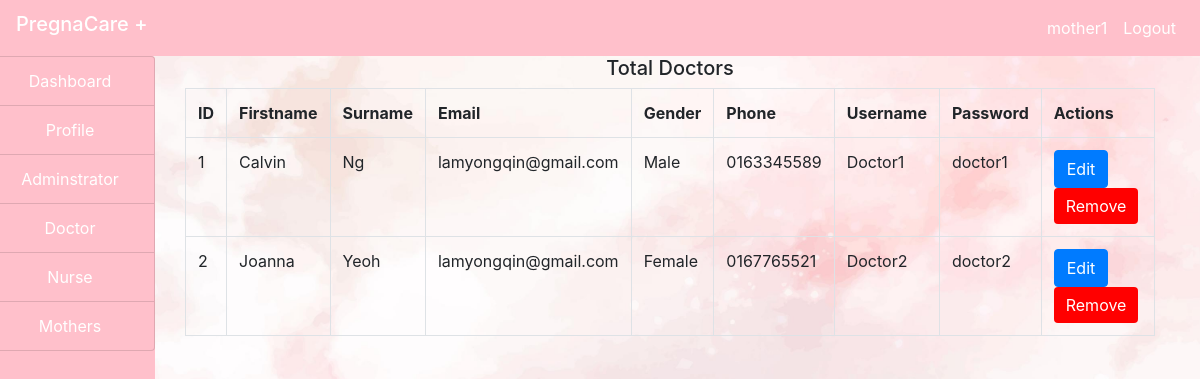
Page /admin/doctor.php (signed in) on the committed database.
### tables this page shows
CREATE TABLE `doctors` (
  `id` int(100) NOT NULL,
  `firstname` varchar(100) NOT NULL,
  `surname` varchar(100) NOT NULL,
  `email` varchar(100) NOT NULL,
  `gender` varchar(100) NOT NULL,
  `phone` varchar(100) NOT NULL,
  `username` varchar(100) NOT NULL,
  `password` varchar(100) NOT NULL,
  `status` varchar(100) NOT NULL
);

### admin/doctor.php (the view, shortened to what this page needs)
<?php
include("../include/connection.php");
?>
<!DOCTYPE html>
<html>
<head>
</head>
<body style="background-image: url(img/background1.jpg);background-repeat:no-repeat; background-size:cover;">
    <?php
    include("../include/header.php");
    ?>
    <div class="container=fluid">
        <div class="col-md-12">
            <div class="row">
                <div class="col-md-2" style="margin-left: -30px;">
                <?php
                include("sidenav.php");
                ?>
                </div>
                <div class="col-md-10">
                    <h5 class="text-center">Total Doctors</h5>
                <?php
                $query = "SELECT * FROM doctors WHERE status='Approved' ORDER BY password ASC";
                $res = mysqli_query($connect, $query);
                $output ="";
$output .="
    <table class='table table-bordered' style='overflow: auto'>
    <tr>
        <th>ID</th>
        <th>Firstname</th>
        <th>Surname</th>
        <th>Email</th>
        <th>Gender</th>
        <th>Phone</th>
        <th>Username</th>
        <th>Password</th>
        <th>Actions</th>
    </tr>
";
while ($row = mysqli_fetch_assoc($res)){
    $output .="
        <tr>
        <td>".$row['id']."</td>
        <td>".$row['firstname']."</td>
        <td>".$row['surname']."</td>
        <td>".$row['email']."</td>
        <td>".$row['gender']."</td>
        <td>".$row['phone']."</td>
        <td>".$row['username']."</td>
        <td>".$row['password']."</td>
        <td>
        <form method='post'><button type='submit' class='btn btn-primary' name='editbutton' value=".$row['id'].">Edit</button>
        <button id='removebtn' name='removebtn' class='btn btn-primary' style='background-color: red; border: none;' value=".$row['id'].">Remove</button>
        </form></td>
    ";
}
$output .="
    </tr>
</table>
";
echo $output;
                ?>
                </div>
            </div>
        </div>
    </div>
</body>
</html>

### rows in the picture
doctors: id "1", firstname "Calvin", surname "Ng", email "lamyongqin@gmail.com", gender "Male", phone "0163345589", username "Doctor1", password "doctor1"
doctors: id "2", firstname "Joanna", surname "Yeoh", email "lamyongqin@gmail.com", gender "Female", phone "0167765521", username "Doctor2", password "doctor2"

### other values in the picture
$user "mother1"
